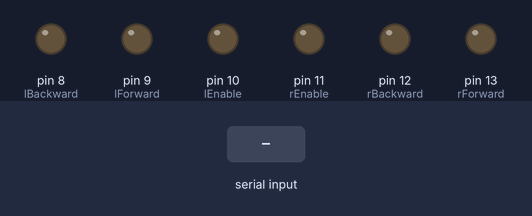
Bench run of a sketch on a simulated Arduino Uno, built with avr-gcc and run on an emulated ATmega328P. On the bench: output pins drawn as LEDs (lit = HIGH). The test bench sets the inputs (shaded band). What the sketch prints to the serial monitor is not drawn.

Above: at 1.2 s.
1.3 s: "f" received over Serial
At 2.0 s:
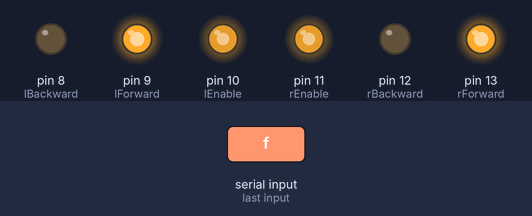
At 3.1 s:
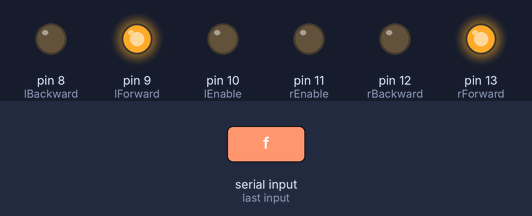
3.7 s: "b" received over Serial
At 4.9 s:
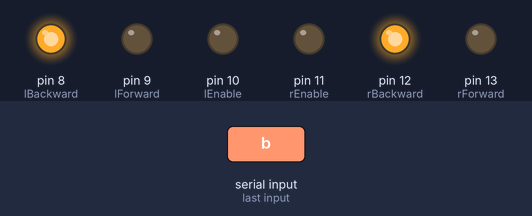
Timing chart, 0 to 6.7 s (numbered marks = the images above; inputs shaded):
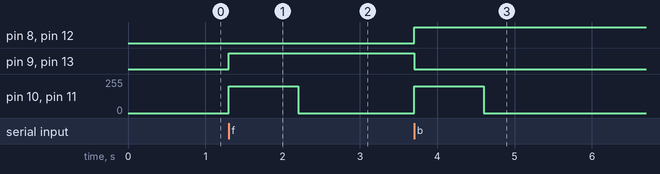

Measured:
- after the input at 1.3 s, pin 9 (lForward), pin 13 (rForward): LOW → HIGH at once; pin 10 (lEnable), pin 11 (rEnable): 0/255 → 200/255 at once, → 0/255 0.90 s later
- after the input at 3.7 s, pin 8 (lBackward), pin 12 (rBackward): LOW → HIGH at once; pin 9 (lForward), pin 13 (rForward): HIGH → LOW at once; pin 10 (lEnable), pin 11 (rEnable): 0/255 → 200/255 at once, → 0/255 0.90 s later

The sketch:

platform_slave.ino
```cpp
int lEnable = 10;
int lForward = 9;
int lBackward = 8;
int rEnable = 11;
int rForward = 13;
int rBackward = 12;

int pulseWidth = 200;
char mode;


void setup() {
  Serial.begin(9600);
  // put your setup code here, to run once:
  pinMode (rBackward, OUTPUT);
  pinMode (rForward, OUTPUT);
  pinMode (rEnable, OUTPUT);
  pinMode (lEnable, OUTPUT);
  pinMode (lForward, OUTPUT);
  pinMode (lBackward, OUTPUT);
}

void loop() {
  if( Serial.available() > 0 ){
    mode = Serial.read();
    if( mode == 'f' ){
      move_forward();
    }
    if( mode == 'b' ){
      move_backward();
    }
  }
}

void move_forward() {
  int timeMoving = 900;
  digitalWrite (rForward, HIGH);
  digitalWrite (rBackward, LOW);
  digitalWrite (lForward, HIGH);
  digitalWrite (lBackward, LOW);
  analogWrite (rEnable, pulseWidth);
  analogWrite (lEnable, pulseWidth);
  delay (timeMoving);
  analogWrite (rEnable, 0);
  analogWrite (lEnable, 0);
  Serial.write(1); // ready to get new instructions
}

void move_backward() {
  int timeMoving = 900;
  digitalWrite (rBackward, HIGH);
  digitalWrite (rForward, LOW);
  digitalWrite (lBackward, HIGH);
  digitalWrite (lForward, LOW);
  analogWrite (rEnable, pulseWidth);
  analogWrite (lEnable, pulseWidth);
  delay (timeMoving);
  analogWrite (rEnable, 0);
  analogWrite (lEnable, 0);
  Serial.write(1); // ready to get new instructions
}
```
